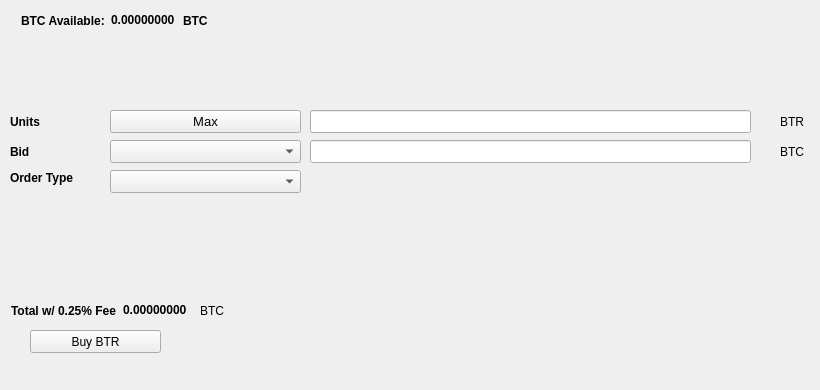
   <widget class="QWidget" name="BuyTab">
    <attribute name="title">
     <string>Buy</string>
    </attribute>
    <widget class="QPushButton" name="BuyBTR">
     <property name="geometry">
      <rect>
       <x>30</x>
       <y>330</y>
       <width>131</width>
       <height>23</height>
      </rect>
     </property>
     <property name="text">
      <string>Buy BTR</string>
     </property>
     <property name="icon">
      <iconset resource="../bittern.qrc">
       <normaloff>:/icons/bitcoin</normaloff>:/icons/bitcoin</iconset>
     </property>
    </widget>
    <widget class="QLabel" name="label_3">
     <property name="geometry">
      <rect>
       <x>10</x>
       <y>110</y>
       <width>46</width>
       <height>23</height>
      </rect>
     </property>
     <property name="font">
      <font>
       <weight>75</weight>
       <bold>true</bold>
      </font>
     </property>
     <property name="text">
      <string>Units</string>
     </property>
    </widget>
    <widget class="QLineEdit" name="UnitsInput">
     <property name="geometry">
      <rect>
       <x>310</x>
       <y>110</y>
       <width>441</width>
       <height>23</height>
      </rect>
     </property>
     <property name="font">
      <font>
       <pointsize>9</pointsize>
       <weight>75</weight>
       <bold>true</bold>
      </font>
     </property>
    </widget>
    <widget class="QLineEdit" name="BuyBidPriceEdit">
     <property name="geometry">
      <rect>
       <x>310</x>
       <y>140</y>
       <width>441</width>
       <height>23</height>
      </rect>
     </property>
     <property name="font">
      <font>
       <pointsize>9</pointsize>
       <weight>75</weight>
       <bold>true</bold>
      </font>
     </property>
    </widget>
    <widget class="QLabel" name="label_4">
     <property name="geometry">
      <rect>
       <x>780</x>
       <y>110</y>
       <width>31</width>
       <height>23</height>
      </rect>
     </property>
     <property name="text">
      <string>BTR</string>
     </property>
    </widget>
    <widget class="QLabel" name="label_5">
     <property name="geometry">
      <rect>
       <x>780</x>
       <y>140</y>
       <width>31</width>
       <height>23</height>
      </rect>
     </property>
     <property name="text">
      <string>BTC</string>
     </property>
    </widget>
    <widget class="QLabel" name="label_6">
     <property name="geometry">
      <rect>
       <x>10</x>
       <y>140</y>
       <width>46</width>
       <height>23</height>
      </rect>
     </property>
     <property name="font">
      <font>
       <weight>75</weight>
       <bold>true</bold>
      </font>
     </property>
     <property name="text">
      <string>Bid</string>
     </property>
    </widget>
    <widget class="QLabel" name="label_7">
     <property name="geometry">
      <rect>
       <x>10</x>
       <y>170</y>
       <width>91</width>
       <height>16</height>
      </rect>
     </property>
     <property name="font">
      <font>
       <weight>75</weight>
       <bold>true</bold>
      </font>
     </property>
     <property name="text">
      <string>Order Type</string>
     </property>
    </widget>
    <widget class="QPushButton" name="Buy_Max_Amount">
     <property name="geometry">
      <rect>
       <x>110</x>
       <y>110</y>
       <width>191</width>
       <height>23</height>
      </rect>
     </property>
     <property name="font">
      <font>
       <pointsize>10</pointsize>
      </font>
     </property>
     <property name="text">
      <string>Max</string>
     </property>
    </widget>
    <widget class="QComboBox" name="BuyBidcomboBox">
     <property name="geometry">
      <rect>
       <x>110</x>
       <y>140</y>
       <width>191</width>
       <height>23</height>
      </rect>
     </property>
     <property name="font">
      <font>
       <pointsize>10</pointsize>
      </font>
     </property>
    </widget>
    <widget class="QComboBox" name="buyOrdertypeCombo">
     <property name="geometry">
      <rect>
       <x>110</x>
       <y>170</y>
       <width>191</width>
       <height>23</height>
      </rect>
     </property>
     <property name="font">
      <font>
       <pointsize>10</pointsize>
      </font>
     </property>
    </widget>
    <widget class="QWidget" name="layoutWidget1">
     <property name="geometry">
      <rect>
       <x>21</x>
       <y>11</y>
       <width>227</width>
       <height>19</height>
      </rect>
     </property>
     <layout class="QHBoxLayout" name="horizontalLayout_3">
      <item>
       <widget class="QLabel" name="label232">
        <property name="font">
         <font>
          <weight>75</weight>
          <bold>true</bold>
         </font>
        </property>
        <property name="text">
         <string>BTC Available:</string>
        </property>
       </widget>
      </item>
      <item>
       <widget class="QLabel" name="BtcAvailableLbl">
        <property name="palette">
         <palette>
          <active>
           <colorrole role="WindowText">
            <brush brushstyle="SolidPattern">
             <color alpha="255">
              <red>0</red>
              <green>0</green>
              <blue>0</blue>
             </color>
            </brush>
           </colorrole>
           <colorrole role="Button">
            <brush brushstyle="SolidPattern">
             <color alpha="255">
              <red>0</red>
              <green>170</green>
              <blue>0</blue>
             </color>
            </brush>
           </colorrole>
           <colorrole role="Light">
            <brush brushstyle="SolidPattern">
             <color alpha="255">
              <red>0</red>
              <green>255</green>
              <blue>0</blue>
             </color>
            </brush>
           </colorrole>
           <colorrole role="Midlight">
            <brush brushstyle="SolidPattern">
             <color alpha="255">
              <red>0</red>
              <green>212</green>
              <blue>0</blue>
             </color>
            </brush>
           </colorrole>
           <colorrole role="Dark">
            <brush brushstyle="SolidPattern">
             <color alpha="255">
              <red>0</red>
              <green>85</green>
              <blue>0</blue>
             </color>
            </brush>
           </colorrole>
           <colorrole role="Mid">
            <brush brushstyle="SolidPattern">
             <color alpha="255">
              <red>0</red>
              <green>113</green>
              <blue>0</blue>
             </color>
            </brush>
           </colorrole>
           <colorrole role="Text">
            <brush brushstyle="SolidPattern">
             <color alpha="255">
              <red>0</red>
              <green>170</green>
              <blue>0</blue>
             </color>
            </brush>
           </colorrole>
           <colorrole role="BrightText">
            <brush brushstyle="SolidPattern">
             <color alpha="255">
              <red>255</red>
              <green>255</green>
              <blue>255</blue>
             </color>
            </brush>
           </colorrole>
           <colorrole role="ButtonText">
            <brush brushstyle="SolidPattern">
             <color alpha="255">
              <red>0</red>
              <green>0</green>
              <blue>0</blue>
             </color>
            </brush>
           </colorrole>
           <colorrole role="Base">
            <brush brushstyle="SolidPattern">
             <color alpha="255">
              <red>255</red>
              <green>255</green>
              <blue>255</blue>
             </color>
            </brush>
           </colorrole>
           <colorrole role="Window">
            <brush brushstyle="SolidPattern">
             <color alpha="255">
              <red>0</red>
              <green>170</green>
              <blue>0</blue>
             </color>
            </brush>
           </colorrole>
           <colorrole role="Shadow">
            <brush brushstyle="SolidPattern">
             <color alpha="255">
              <red>0</red>
              <green>0</green>
              <blue>0</blue>
             </color>
            </brush>
           </colorrole>
           <colorrole role="AlternateBase">
            <brush brushstyle="SolidPattern">
             <color alpha="255">
              <red>127</red>
              <green>212</green>
              <blue>127</blue>
             </color>
            </brush>
           </colorrole>
           <colorrole role="ToolTipBase">
            <brush brushstyle="SolidPattern">
             <color alpha="255">
              <red>255</red>
              <green>255</green>
              <blue>220</blue>
             </color>
            </brush>
           </colorrole>
           <colorrole role="ToolTipText">
            <brush brushstyle="SolidPattern">
             <color alpha="255">
              <red>0</red>
              <green>0</green>
              <blue>0</blue>
             </color>
            </brush>
           </colorrole>
          </active>
          <inactive>
           <colorrole role="WindowText">
            <brush brushstyle="SolidPattern">
             <color alpha="255">
              <red>0</red>
              <green>0</green>
              <blue>0</blue>
             </color>
            </brush>
           </colorrole>
           <colorrole role="Button">
            <brush brushstyle="SolidPattern">
             <color alpha="255">
              <red>0</red>
              <green>170</green>
              <blue>0</blue>
             </color>
            </brush>
           </colorrole>
           <colorrole role="Light">
            <brush brushstyle="SolidPattern">
             <color alpha="255">
              <red>0</red>
              <green>255</green>
              <blue>0</blue>
             </color>
            </brush>
           </colorrole>
           <colorrole role="Midlight">
            <brush brushstyle="SolidPattern">
             <color alpha="255">
              <red>0</red>
              <green>212</green>
              <blue>0</blue>
             </color>
            </brush>
           </colorrole>
           <colorrole role="Dark">
            <brush brushstyle="SolidPattern">
             <color alpha="255">
              <red>0</red>
              <green>85</green>
              <blue>0</blue>
             </color>
            </brush>
           </colorrole>
           <colorrole role="Mid">
            <brush brushstyle="SolidPattern">
             <color alpha="255">
              <red>0</red>
              <green>113</green>
              <blue>0</blue>
             </color>
            </brush>
           </colorrole>
           <colorrole role="Text">
            <brush brushstyle="SolidPattern">
             <color alpha="255">
              <red>0</red>
              <green>170</green>
              <blue>0</blue>
             </color>
            </brush>
           </colorrole>
           <colorrole role="BrightText">
            <brush brushstyle="SolidPattern">
             <color alpha="255">
              <red>255</red>
              <green>255</green>
              <blue>255</blue>
             </color>
            </brush>
           </colorrole>
           <colorrole role="ButtonText">
            <brush brushstyle="SolidPattern">
             <color alpha="255">
              <red>0</red>
              <green>0</green>
              <blue>0</blue>
             </color>
            </brush>
           </colorrole>
           <colorrole role="Base">
            <brush brushstyle="SolidPattern">
             <color alpha="255">
              <red>255</red>
              <green>255</green>
              <blue>255</blue>
             </color>
            </brush>
           </colorrole>
           <colorrole role="Window">
            <brush brushstyle="SolidPattern">
             <color alpha="255">
              <red>0</red>
              <green>170</green>
              <blue>0</blue>
             </color>
            </brush>
           </colorrole>
           <colorrole role="Shadow">
            <brush brushstyle="SolidPattern">
             <color alpha="255">
              <red>0</red>
              <green>0</green>
              <blue>0</blue>
             </color>
            </brush>
           </colorrole>
           <colorrole role="AlternateBase">
            <brush brushstyle="SolidPattern">
             <color alpha="255">
              <red>127</red>
              <green>212</green>
              <blue>127</blue>
             </color>
            </brush>
           </colorrole>
           <colorrole role="ToolTipBase">
            <brush brushstyle="SolidPattern">
             <color alpha="255">
              <red>255</red>
              <green>255</green>
              <blue>220</blue>
             </color>
            </brush>
           </colorrole>
           <colorrole role="ToolTipText">
            <brush brushstyle="SolidPattern">
             <color alpha="255">
              <red>0</red>
              <green>0</green>
              <blue>0</blue>
             </color>
            </brush>
           </colorrole>
          </inactive>
          <disabled>
           <colorrole role="WindowText">
            <brush brushstyle="SolidPattern">
             <color alpha="255">
              <red>0</red>
              <green>85</green>
              <blue>0</blue>
             </color>
            </brush>
           </colorrole>
           <colorrole role="Button">
            <brush brushstyle="SolidPattern">
             <color alpha="255">
              <red>0</red>
              <green>170</green>
              <blue>0</blue>
             </color>
            </brush>
           </colorrole>
           <colorrole role="Light">
            <brush brushstyle="SolidPattern">
             <color alpha="255">
              <red>0</red>
              <green>255</green>
              <blue>0</blue>
             </color>
            </brush>
           </colorrole>
           <colorrole role="Midlight">
            <brush brushstyle="SolidPattern">
             <color alpha="255">
              <red>0</red>
              <green>212</green>
              <blue>0</blue>
             </color>
            </brush>
           </colorrole>
           <colorrole role="Dark">
            <brush brushstyle="SolidPattern">
             <color alpha="255">
              <red>0</red>
              <green>85</green>
              <blue>0</blue>
             </color>
            </brush>
           </colorrole>
           <colorrole role="Mid">
            <brush brushstyle="SolidPattern">
             <color alpha="255">
              <red>0</red>
              <green>113</green>
              <blue>0</blue>
             </color>
            </brush>
           </colorrole>
           <colorrole role="Text">
            <brush brushstyle="SolidPattern">
             <color alpha="255">
              <red>0</red>
              <green>85</green>
              <blue>0</blue>
             </color>
            </brush>
           </colorrole>
           <colorrole role="BrightText">
            <brush brushstyle="SolidPattern">
             <color alpha="255">
              <red>255</red>
              <green>255</green>
              <blue>255</blue>
             </color>
            </brush>
           </colorrole>
           <colorrole role="ButtonText">
            <brush brushstyle="SolidPattern">
             <color alpha="255">
              <red>0</red>
              <green>85</green>
              <blue>0</blue>
             </color>
            </brush>
           </colorrole>
           <colorrole role="Base">
            <brush brushstyle="SolidPattern">
             <color alpha="255">
              <red>0</red>
              <green>170</green>
              <blue>0</blue>
             </color>
            </brush>
           </colorrole>
           <colorrole role="Window">
            <brush brushstyle="SolidPattern">
             <color alpha="255">
              <red>0</red>
              <green>170</green>
              <blue>0</blue>
             </color>
            </brush>
           </colorrole>
           <colorrole role="Shadow">
            <brush brushstyle="SolidPattern">
             <color alpha="255">
              <red>0</red>
              <green>0</green>
              <blue>0</blue>
             </color>
            </brush>
           </colorrole>
           <colorrole role="AlternateBase">
            <brush brushstyle="SolidPattern">
             <color alpha="255">
              <red>0</red>
              <green>170</green>
              <blue>0</blue>
             </color>
            </brush>
           </colorrole>
           <colorrole role="ToolTipBase">
            <brush brushstyle="SolidPattern">
             <color alpha="255">
              <red>255</red>
              <green>255</green>
              <blue>220</blue>
             </color>
            </brush>
           </colorrole>
           <colorrole role="ToolTipText">
            <brush brushstyle="SolidPattern">
             <color alpha="255">
              <red>0</red>
              <green>0</green>
              <blue>0</blue>
             </color>
            </brush>
           </colorrole>
          </disabled>
         </palette>
        </property>
        <property name="font">
         <font>
          <weight>75</weight>
          <bold>true</bold>
         </font>
        </property>
        <property name="text">
         <string>0.00000000</string>
        </property>
        <property name="textInteractionFlags">
         <set>Qt::LinksAccessibleByMouse|Qt::TextSelectableByKeyboard|Qt::TextSelectableByMouse</set>
        </property>
       </widget>
      </item>
      <item>
       <widget class="QLabel" name="BtcAvailableLbl_2">
        <property name="font">
         <font>
          <weight>75</weight>
          <bold>true</bold>
         </font>
        </property>
        <property name="text">
         <string>BTC</string>
        </property>
       </widget>
      </item>
     </layout>
    </widget>
    <widget class="QWidget" name="layoutWidge2">
     <property name="geometry">
      <rect>
       <x>11</x>
       <y>301</y>
       <width>259</width>
       <height>19</height>
      </rect>
     </property>
     <layout class="QHBoxLayout" name="horizontalLayout_4">
      <item>
       <widget class="QLabel" name="label_9">
        <property name="font">
         <font>
          <weight>75</weight>
          <bold>true</bold>
         </font>
        </property>
        <property name="text">
         <string>Total w/ 0.25% Fee</string>
        </property>
       </widget>
      </item>
      <item>
       <widget class="QLabel" name="BuyCostLabel">
        <property name="palette">
         <palette>
          <active>
           <colorrole role="WindowText">
            <brush brushstyle="SolidPattern">
             <color alpha="255">
              <red>0</red>
              <green>0</green>
              <blue>0</blue>
             </color>
            </brush>
           </colorrole>
           <colorrole role="Button">
            <brush brushstyle="SolidPattern">
             <color alpha="255">
              <red>0</red>
              <green>170</green>
              <blue>0</blue>
             </color>
            </brush>
           </colorrole>
           <colorrole role="Light">
            <brush brushstyle="SolidPattern">
             <color alpha="255">
              <red>0</red>
              <green>255</green>
              <blue>0</blue>
             </color>
            </brush>
           </colorrole>
           <colorrole role="Midlight">
            <brush brushstyle="SolidPattern">
             <color alpha="255">
              <red>0</red>
              <green>212</green>
              <blue>0</blue>
             </color>
            </brush>
           </colorrole>
           <colorrole role="Dark">
            <brush brushstyle="SolidPattern">
             <color alpha="255">
              <red>0</red>
              <green>85</green>
              <blue>0</blue>
             </color>
            </brush>
           </colorrole>
           <colorrole role="Mid">
            <brush brushstyle="SolidPattern">
             <color alpha="255">
              <red>0</red>
              <green>113</green>
              <blue>0</blue>
             </color>
            </brush>
           </colorrole>
           <colorrole role="Text">
            <brush brushstyle="SolidPattern">
             <color alpha="255">
              <red>0</red>
              <green>170</green>
              <blue>0</blue>
             </color>
            </brush>
           </colorrole>
           <colorrole role="BrightText">
            <brush brushstyle="SolidPattern">
             <color alpha="255">
              <red>255</red>
              <green>255</green>
              <blue>255</blue>
             </color>
            </brush>
           </colorrole>
           <colorrole role="ButtonText">
            <brush brushstyle="SolidPattern">
             <color alpha="255">
              <red>0</red>
              <green>0</green>
              <blue>0</blue>
             </color>
            </brush>
           </colorrole>
           <colorrole role="Base">
            <brush brushstyle="SolidPattern">
             <color alpha="255">
              <red>255</red>
              <green>255</green>
              <blue>255</blue>
             </color>
            </brush>
           </colorrole>
           <colorrole role="Window">
            <brush brushstyle="SolidPattern">
             <color alpha="255">
              <red>0</red>
              <green>170</green>
              <blue>0</blue>
             </color>
            </brush>
           </colorrole>
           <colorrole role="Shadow">
            <brush brushstyle="SolidPattern">
             <color alpha="255">
              <red>0</red>
              <green>0</green>
              <blue>0</blue>
             </color>
            </brush>
           </colorrole>
           <colorrole role="AlternateBase">
            <brush brushstyle="SolidPattern">
             <color alpha="255">
              <red>127</red>
              <green>212</green>
              <blue>127</blue>
             </color>
            </brush>
           </colorrole>
           <colorrole role="ToolTipBase">
            <brush brushstyle="SolidPattern">
             <color alpha="255">
              <red>255</red>
              <green>255</green>
              <blue>220</blue>
             </color>
            </brush>
           </colorrole>
           <colorrole role="ToolTipText">
            <brush brushstyle="SolidPattern">
             <color alpha="255">
              <red>0</red>
              <green>0</green>
              <blue>0</blue>
             </color>
            </brush>
           </colorrole>
          </active>
          <inactive>
           <colorrole role="WindowText">
            <brush brushstyle="SolidPattern">
             <color alpha="255">
              <red>0</red>
              <green>0</green>
              <blue>0</blue>
             </color>
            </brush>
           </colorrole>
           <colorrole role="Button">
            <brush brushstyle="SolidPattern">
             <color alpha="255">
              <red>0</red>
              <green>170</green>
              <blue>0</blue>
             </color>
            </brush>
           </colorrole>
           <colorrole role="Light">
            <brush brushstyle="SolidPattern">
             <color alpha="255">
              <red>0</red>
              <green>255</green>
              <blue>0</blue>
             </color>
            </brush>
           </colorrole>
           <colorrole role="Midlight">
            <brush brushstyle="SolidPattern">
             <color alpha="255">
              <red>0</red>
              <green>212</green>
              <blue>0</blue>
             </color>
            </brush>
           </colorrole>
           <colorrole role="Dark">
            <brush brushstyle="SolidPattern">
             <color alpha="255">
              <red>0</red>
              <green>85</green>
              <blue>0</blue>
             </color>
            </brush>
           </colorrole>
           <colorrole role="Mid">
            <brush brushstyle="SolidPattern">
             <color alpha="255">
              <red>0</red>
              <green>113</green>
              <blue>0</blue>
             </color>
            </brush>
           </colorrole>
           <colorrole role="Text">
            <brush brushstyle="SolidPattern">
             <color alpha="255">
              <red>0</red>
              <green>170</green>
              <blue>0</blue>
             </color>
            </brush>
           </colorrole>
           <colorrole role="BrightText">
            <brush brushstyle="SolidPattern">
             <color alpha="255">
              <red>255</red>
              <green>255</green>
              <blue>255</blue>
             </color>
            </brush>
           </colorrole>
           <colorrole role="ButtonText">
            <brush brushstyle="SolidPattern">
             <color alpha="255">
              <red>0</red>
              <green>0</green>
              <blue>0</blue>
             </color>
            </brush>
           </colorrole>
           <colorrole role="Base">
            <brush brushstyle="SolidPattern">
             <color alpha="255">
              <red>255</red>
              <green>255</green>
              <blue>255</blue>
             </color>
            </brush>
           </colorrole>
           <colorrole role="Window">
            <brush brushstyle="SolidPattern">
             <color alpha="255">
              <red>0</red>
              <green>170</green>
              <blue>0</blue>
             </color>
            </brush>
           </colorrole>
           <colorrole role="Shadow">
            <brush brushstyle="SolidPattern">
             <color alpha="255">
              <red>0</red>
              <green>0</green>
              <blue>0</blue>
             </color>
            </brush>
           </colorrole>
           <colorrole role="AlternateBase">
            <brush brushstyle="SolidPattern">
             <color alpha="255">
              <red>127</red>
              <green>212</green>
              <blue>127</blue>
             </color>
            </brush>
           </colorrole>
           <colorrole role="ToolTipBase">
            <brush brushstyle="SolidPattern">
             <color alpha="255">
              <red>255</red>
              <green>255</green>
              <blue>220</blue>
             </color>
            </brush>
           </colorrole>
           <colorrole role="ToolTipText">
            <brush brushstyle="SolidPattern">
             <color alpha="255">
              <red>0</red>
              <green>0</green>
              <blue>0</blue>
             </color>
            </brush>
           </colorrole>
          </inactive>
          <disabled>
           <colorrole role="WindowText">
            <brush brushstyle="SolidPattern">
             <color alpha="255">
              <red>0</red>
              <green>85</green>
              <blue>0</blue>
             </color>
            </brush>
           </colorrole>
           <colorrole role="Button">
            <brush brushstyle="SolidPattern">
             <color alpha="255">
              <red>0</red>
              <green>170</green>
              <blue>0</blue>
             </color>
            </brush>
           </colorrole>
           <colorrole role="Light">
            <brush brushstyle="SolidPattern">
             <color alpha="255">
              <red>0</red>
              <green>255</green>
              <blue>0</blue>
             </color>
            </brush>
           </colorrole>
           <colorrole role="Midlight">
            <brush brushstyle="SolidPattern">
             <color alpha="255">
              <red>0</red>
              <green>212</green>
              <blue>0</blue>
             </color>
            </brush>
           </colorrole>
           <colorrole role="Dark">
            <brush brushstyle="SolidPattern">
             <color alpha="255">
              <red>0</red>
              <green>85</green>
              <blue>0</blue>
             </color>
            </brush>
           </colorrole>
           <colorrole role="Mid">
            <brush brushstyle="SolidPattern">
             <color alpha="255">
              <red>0</red>
              <green>113</green>
              <blue>0</blue>
             </color>
            </brush>
           </colorrole>
           <colorrole role="Text">
            <brush brushstyle="SolidPattern">
             <color alpha="255">
              <red>0</red>
              <green>85</green>
              <blue>0</blue>
             </color>
            </brush>
           </colorrole>
           <colorrole role="BrightText">
            <brush brushstyle="SolidPattern">
             <color alpha="255">
              <red>255</red>
              <green>255</green>
              <blue>255</blue>
             </color>
            </brush>
           </colorrole>
           <colorrole role="ButtonText">
            <brush brushstyle="SolidPattern">
             <color alpha="255">
              <red>0</red>
              <green>85</green>
              <blue>0</blue>
             </color>
            </brush>
           </colorrole>
           <colorrole role="Base">
            <brush brushstyle="SolidPattern">
             <color alpha="255">
              <red>0</red>
              <green>170</green>
              <blue>0</blue>
             </color>
            </brush>
           </colorrole>
           <colorrole role="Window">
            <brush brushstyle="SolidPattern">
             <color alpha="255">
              <red>0</red>
              <green>170</green>
              <blue>0</blue>
             </color>
            </brush>
           </colorrole>
           <colorrole role="Shadow">
            <brush brushstyle="SolidPattern">
             <color alpha="255">
              <red>0</red>
              <green>0</green>
              <blue>0</blue>
             </color>
            </brush>
           </colorrole>
           <colorrole role="AlternateBase">
            <brush brushstyle="SolidPattern">
             <color alpha="255">
              <red>0</red>
              <green>170</green>
              <blue>0</blue>
             </color>
            </brush>
           </colorrole>
           <colorrole role="ToolTipBase">
            <brush brushstyle="SolidPattern">
             <color alpha="255">
              <red>255</red>
              <green>255</green>
              <blue>220</blue>
             </color>
            </brush>
           </colorrole>
           <colorrole role="ToolTipText">
            <brush brushstyle="SolidPattern">
             <color alpha="255">
              <red>0</red>
              <green>0</green>
              <blue>0</blue>
             </color>
            </brush>
           </colorrole>
          </disabled>
         </palette>
        </property>
        <property name="font">
         <font>
          <weight>75</weight>
          <bold>true</bold>
         </font>
        </property>
        <property name="autoFillBackground">
         <bool>false</bool>
        </property>
        <property name="text">
         <string>0.00000000</string>
        </property>
        <property name="textInteractionFlags">
         <set>Qt::LinksAccessibleByMouse|Qt::TextSelectableByMouse</set>
        </property>
       </widget>
      </item>
      <item>
       <widget class="QLabel" name="label_10">
        <property name="font">
         <font>
          <weight>50</weight>
          <bold>false</bold>
         </font>
        </property>
        <property name="text">
         <string>BTC</string>
        </property>
       </widget>
      </item>
     </layout>
    </widget>
    <widget class="QLabel" name="label_24">
     <property name="geometry">
      <rect>
       <x>460</x>
       <y>300</y>
       <width>281</width>
       <height>81</height>
      </rect>
     </property>
     <property name="text">
      <string/>
     </property>
     <property name="pixmap">
      <pixmap>:/images/bittrex</pixmap>
     </property>
    </widget>
   </widget>
